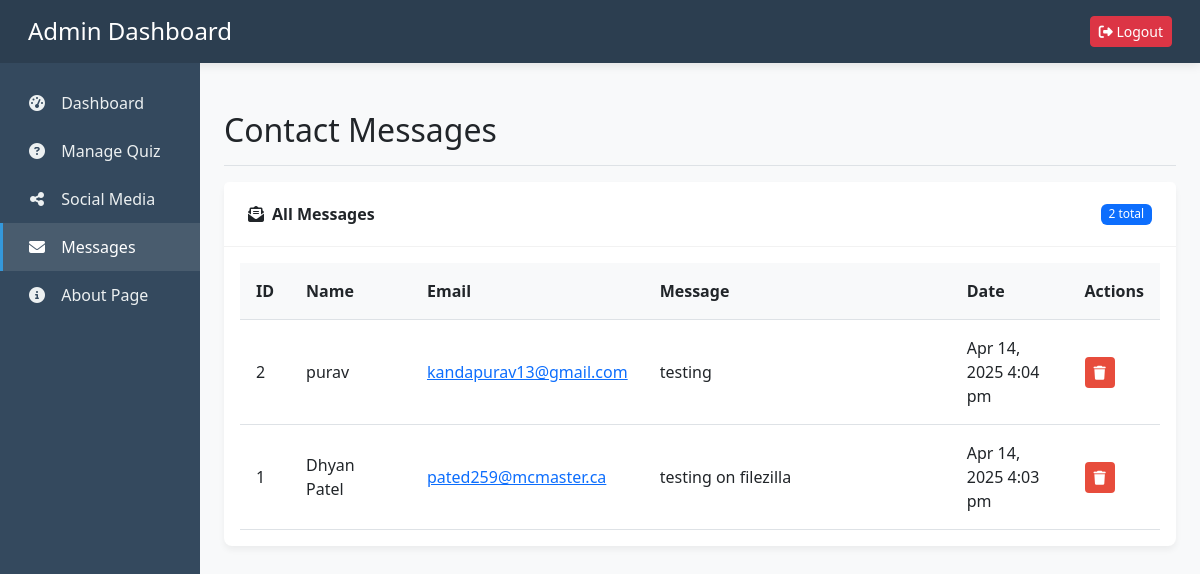
Screenshot of /admin/readcontact.php (signed in) with the database file from the repository.
### tables this page shows
CREATE TABLE `contacts` (
  `id` int NOT NULL,
  `name` varchar(100) NOT NULL,
  `email` varchar(100) NOT NULL,
  `message` text NOT NULL,
  `created_at` timestamp NULL DEFAULT CURRENT_TIMESTAMP
);

### admin/readcontact.php (the view, shortened to what this page needs)
<?php
require_once 'config/db.php';
$messages = $pdo->query("SELECT * FROM contacts ORDER BY created_at DESC")->fetchAll();
?>
<!DOCTYPE html>
<html lang="en">
<head>
    <link href="https://cdn.jsdelivr.net/npm/bootstrap@5.3.0/dist/css/bootstrap.min.css" rel="stylesheet">
    <link rel="stylesheet" href="https://cdnjs.cloudflare.com/ajax/libs/font-awesome/6.4.0/css/all.min.css">
</head>
<body>
    <header class="admin-header">
        <div class="container-fluid d-flex justify-content-between align-items-center">
            <h4 class="mb-0">Admin Dashboard</h4>
            <div>
                <a href="login.php" class="btn btn-sm btn-danger">
                    <i class="fas fa-sign-out-alt"></i> Logout
                </a>
            </div>
        </div>
    </header>
    <div class="container-fluid">
        <div class="row">
            <nav class="col-md-2 d-none d-md-block sidebar">
                <div class="sidebar-sticky pt-3">
                    <ul class="nav flex-column">
                        <li class="nav-item">
                            <a class="nav-link" href="dashboard.php">
                                <i class="fas fa-tachometer-alt"></i> Dashboard
                            </a>
                        </li>
                        <li class="nav-item">
                            <a class="nav-link" href="adminquiz.php">
                                <i class="fas fa-question-circle"></i> Manage Quiz
                            </a>
                        </li>
                        <li class="nav-item">
                            <a class="nav-link" href="adminsocials.php">
                                <i class="fas fa-share-alt"></i> Social Media
                            </a>
                        </li>
                        <li class="nav-item">
                            <a class="nav-link active" href="readcontact.php">
                                <i class="fas fa-envelope"></i> Messages
                            </a>
                        </li>
                        <li class="nav-item">
                            <a class="nav-link" href="aboutedit.php">
                                <i class="fas fa-info-circle"></i> About Page
                            </a>
                        </li>
                    </ul>
                </div>
            </nav>
            <main role="main" class="col-md-9 ml-sm-auto col-lg-10 px-4 main-content">
                <div class="d-flex justify-content-between flex-wrap flex-md-nowrap align-items-center pt-3 pb-2 mb-3 border-bottom">
                    <h1 class="h2">Contact Messages</h1>
                </div>
                <div class="card">
                    <div class="card-header d-flex justify-content-between align-items-center">
                        <span><i class="fas fa-envelope-open-text me-2"></i>All Messages</span>
                        <span class="badge bg-primary"><?= count($messages) ?> total</span>
                    </div>
                    <div class="card-body">
                        <?php if (count($messages) > 0): ?>
                            <div class="table-responsive">
                                <table class="table table-hover">
                                    <thead>
                                        <tr>
                                            <th width="5%">ID</th>
                                            <th width="15%">Name</th>
                                            <th width="20%">Email</th>
                                            <th width="40%">Message</th>
                                            <th width="15%">Date</th>
                                            <th width="5%">Actions</th>
                                        </tr>
                                    </thead>
                                    <tbody>
                                        <?php foreach ($messages as $message): ?>
                                        <tr>
                                            <td><?= $message['id'] ?></td>
                                            <td><?= htmlspecialchars($message['name']) ?></td>
                                            <td><a href="mailto:<?= $message['email'] ?>"><?= $message['email'] ?></a></td>
                                            <td class="message-preview" title="<?= htmlspecialchars($message['message']) ?>">
                                                <?= htmlspecialchars(substr($message['message'], 0, 50)) ?>
                                            </td>
                                            <td><?= date('M j, Y g:i a', strtotime($message['created_at'])) ?></td>
                                            <td>
                                                <div class="d-flex">
                                                    <a href="readcontact.php?delete=<?= $message['id'] ?>"
                                                       class="btn btn-sm btn-delete action-btn"
                                                       onclick="return confirm('Are you sure you want to delete this message?')">
                                                        <i class="fas fa-trash"></i>
                                                    </a>
                                                </div>
                                            </td>
                                        </tr>
                                        <?php endforeach; ?>
                                    </tbody>
                                </table>
                            </div>
                        <?php endif; ?>
                    </div>
                </div>
            </main>
        </div>
    </div>
</body>
</html>

### admin/readcontact.php (style rules this page uses)
:root { --primary-color: #2c3e50; --secondary-color: #34495e; --accent-color: #3498db; --danger-color: #e74c3c; --light-color: #ecf0f1; }
body { font-family: 'Segoe UI', Tahoma, Geneva, Verdana, sans-serif; background-color: #f8f9fa; }
.admin-header { background: var(--primary-color); color: white; padding: 1rem; box-shadow: 0 2px 10px rgba(0, 0, 0, 0.1); }
.sidebar { background: var(--secondary-color); color: white; min-height: calc(100vh - 56px); padding: 0; }
.sidebar .nav-link { color: var(--light-color); padding: 0.75rem 1.5rem; border-left: 3px solid transparent; transition: all 0.3s; }
.sidebar .nav-link:hover, .sidebar .nav-link.active { background: rgba(255, 255, 255, 0.1); border-left: 3px solid var(--accent-color); color: white; }
.sidebar .nav-link i { margin-right: 10px; width: 20px; text-align: center; }
.main-content { padding: 2rem; }
.card { border: none; border-radius: 8px; box-shadow: 0 4px 6px rgba(0, 0, 0, 0.05); margin-bottom: 2rem; }
.card-header { background: white; border-bottom: 1px solid rgba(0, 0, 0, 0.05); font-weight: 600; padding: 1.25rem 1.5rem; }
.table-responsive { overflow-x: auto; }
.table { margin-bottom: 0; }
.table th { background: #f8f9fa; font-weight: 600; border-top: none; }
.table td, .table th { vertical-align: middle; padding: 1rem; }
.badge { font-weight: 500; padding: 0.35em 0.65em; }
.action-btn { padding: 0.25rem 0.5rem; font-size: 0.875rem; border-radius: 4px; }
.btn-delete { background: var(--danger-color); color: white; }
.message-preview { max-width: 300px; white-space: nowrap; overflow: hidden; text-overflow: ellipsis; }

### rows the page displays
contacts: id "2", name "purav", email "kandapurav13@gmail.com", message "testing", created_at "Apr 14, 2025 4:04 pm"
contacts: id "1", name "Dhyan Patel", email "pated259@mcmaster.ca", message "testing on filezilla", created_at "Apr 14, 2025 4:03 pm"

### other values shown
count($messages) "2"
